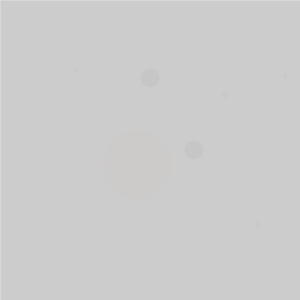
Frame 1 (no input)
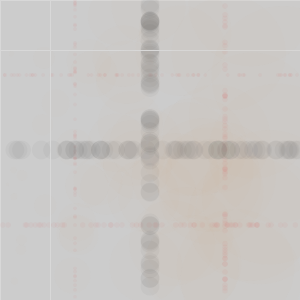
Frame 60 (the mouse pressed at the canvas centre just before this capture)
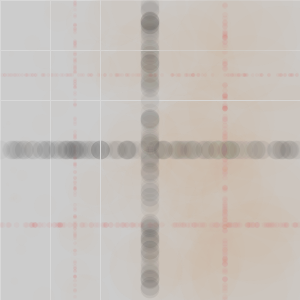
Frame 120 (the mouse held since frame 60 and released just before this capture)

The Processing sketch that drew these frames (run headless with seeded random() and noise(); from frame 60 on, the mouse is pressed at the canvas centre):

// Processing sketch: processing_36705
// ── processing_36705.pde

void setup() {
  size(300, 300);
  colorMode(RGB,width);
  frameRate(10);
}

int numOfcir=3000;
float rndRadius;
float x=0;
float count=0;
float num=300;

void draw() {
//creating a burberry tartan grid

  rndRadius= height/2; //divides into halve
  noStroke();
 if(numOfcir>0){
   fill(0,0,0,10);
   ellipse(random(width),rndRadius,rndRadius/8,rndRadius/8);
 }
 
 rndRadius= width/2; // divides into fourths
 if(numOfcir>0){
 fill(0,0,0,10);
 ellipse(rndRadius,random(height),rndRadius/8,rndRadius/8);
}
  rndRadius=height/4; //divides into eigths from top
  if (numOfcir>0) {
    noStroke();
    fill(255, 0, 0,10);
    ellipse(random(width), rndRadius, rndRadius/20, rndRadius/20);
  }
 
  rndRadius=width/4; // divides into eighths from left

  if (numOfcir>0) {
    fill(255,0,0,10);
    ellipse(rndRadius, random(height), rndRadius/20, rndRadius/20);
  }
 rndRadius=(height*.75); //divides into twelths from bottom
 if(numOfcir>0){
   fill(255,0,0,10);
   ellipse(random(width),rndRadius,rndRadius/40,rndRadius/40);
 }
 rndRadius=(width*.75); //divides into twelths from right
 if(numOfcir>0){
   fill(255,0,0,10);
   ellipse(rndRadius,random (height),rndRadius/40,rndRadius/40);
 }
  
  if(count < num){ //divides into sixths from on X axis
    if(count % 50 == 0){
      fill(255);
      rect(count * width/num,0,width/num,height);
    }
  }
  if(count<num){
    if(count % 50 == 0){ // divides into thrity-sixths on Y axis
      fill(255);
      rect(0,count * height/num,width,height/num);
    }
  }
  
  rndRadius= random (height); //creates a smokey neutral background
  x=width/2;
  
  if(numOfcir>0){
    fill(222,191,141,10);
    ellipse(rndRadius,random(height),rndRadius/2,rndRadius/2);
  }
  
 
count++;
numOfcir--;
}
